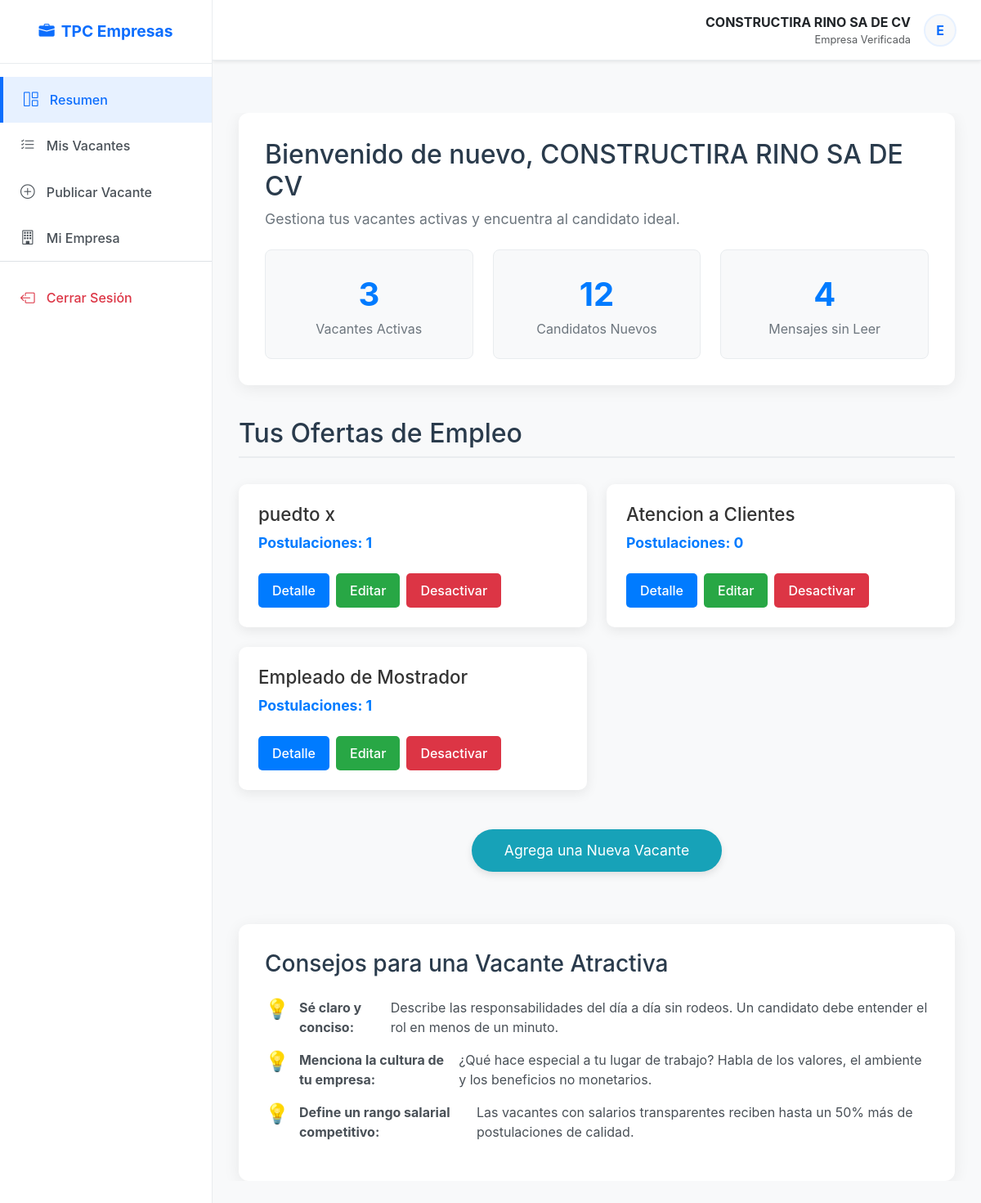
Page /empresas/ (signed in) on the earlier database version.
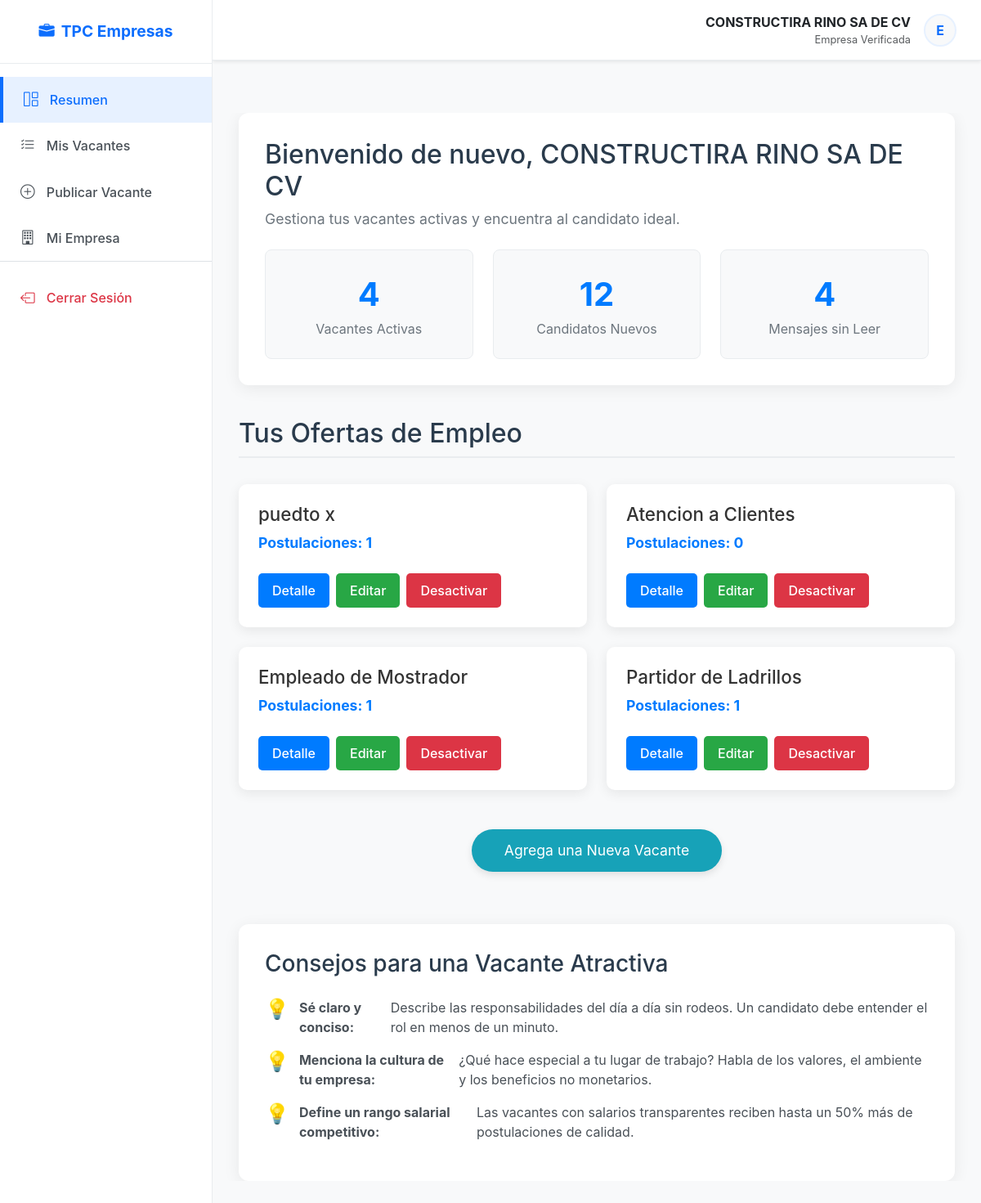
Same page on the later database version.
### aplicaciones/empresas/models.py (models this page shows)
class Vacante(models.Model):
    nombre_puesto = models.CharField(max_length=100, null=False, blank=False)
    area_ocupacion = models.IntegerField(null=True, blank=True)
    tiempo_experiencia = models.CharField(max_length=100, null=False, blank=False, default='0')
    escolaridad_minima = models.CharField(max_length=100, null=False, blank=False, default='22')
    descripcion = models.TextField(null=False, blank=False, default='Descripción del puesto.')
    requisitos = models.TextField(null=False, blank=False, default='Requisitos del puesto.')
    prestaciones = models.TextField(null=False, blank=False, default='Prestaciones del puesto.')
    salario = models.DecimalField(max_digits=10, decimal_places=2, null=False, blank=True)
    ubicacion = models.CharField(max_length=200)
    horario = models.CharField(max_length=100)
    tipo_contrato = models.CharField(max_length=100)
    etiquetas = models.TextField(null=True, blank=True)
    fecha_publicacion = models.DateField(auto_now_add=True)
    empresa = models.ForeignKey(Empresa, on_delete=models.CASCADE, null=True)
    activa = models.BooleanField(default=True)
    postulaciones_count = models.IntegerField(default=0)
    def __str__(self):
        return self.nombre_puesto

### aplicaciones/general/decorators.py (the view)
    def wrapper_func(request, *args, **kwargs):
        if not request.user.is_authenticated:
            return redirect('login')
        if hasattr(request.user, 'empresa'):
            return view_func(request, *args, **kwargs)
        else:
            messages.warning(request, "Esta sección es solo para reclutadores.")
            return redirect('home_t') # Redirigir a SU zona

### aplicaciones/empresas/views.py (called while the page is built)
@empresa_required
def home(request):
    if request.user.is_anonymous == False:
        empresa = Empresa.objects.get(usuario_id= request.user.id)
        vacantes = Vacante.objects.filter(empresa_id = empresa.id)
        vacantes_activas = vacantes.filter(activa=True)
        context = {
            'vacantes': vacantes,
            'vacantes_a': vacantes_activas,
            'empresa' : empresa
        }
        print(request.user.id)
        print(vacantes)
        return render(request, 'home.html', context)
    else:
        print('Debes iniciar sesion primero')
        messages.error(request, 'Debes iniciar sesión primero para ver tus vacantes.')
        return redirect('signin')

### aplicaciones/empresas/templates/home.html (shortened to what this page needs)
{% extends 'marco.html' %}
{% block content %}
<div class="main-container">
    <section class="header-section">
        <div class="welcome-message">
            <h1>Bienvenido de nuevo, {{empresa.nombre}} </h1>
            <p>Gestiona tus vacantes activas y encuentra al candidato ideal.</p>
        </div>
        <div class="dashboard-stats">
            <div class="stat-box">
                <div class="number">{{ vacantes_a.count }}</div>
                <div class="label">Vacantes Activas</div>
            </div>
            <div class="stat-box">
                <div class="number">12</div> <div class="label">Candidatos Nuevos</div>
            </div>
            <div class="stat-box">
                <div class="number">4</div> <div class="label">Mensajes sin Leer</div>
            </div>
        </div>
    </section>
    <h2 class="vacantes-title">Tus Ofertas de Empleo</h2>
    {% if vacantes_a %}
        <div class="vacantes-container">
            {% for vacante in vacantes_a %}
            <div class="vacante-card">
                <div>
                    <h3 class="card-title">{{ vacante.nombre_puesto }}</h3>
                    <div class="card-salario"> Postulaciones: {{vacante.postulaciones_count}} </div>
                </div>
                <div class="card-actions">
                    <a href="/empresas/detalle-vacante/{{vacante.id}}" class="btn btn-detalle">Detalle</a>
                    <a href="/empresas/editar-vacante/{{vacante.id}}" class="btn btn-editar">Editar</a>
                    <a href="{% url 'status_change' vacante.id %}" class="btn btn-desactivar">Desactivar</a>
                </div>
            </div>
            {% endfor %}
        </div>
    {% else %}
        <div class="empty-state">
            <h2>Aún no tienes vacantes activas</h2>
            <p>¡No esperes más! Publica tu primera oferta y llega a miles de profesionales.</p>
        </div>
    {% endif %}
    <a href="/empresas/agregar-vacante/" class="btn-agregar">Agrega una Nueva Vacante</a>
    <section class="aux-content">
        <h3>Consejos para una Vacante Atractiva</h3>
        <ul class="tips-list">
            <li><strong>Sé claro y conciso:</strong> Describe las responsabilidades del día a día sin rodeos. Un candidato debe entender el rol en menos de un minuto.</li>
            <li><strong>Menciona la cultura de tu empresa:</strong> ¿Qué hace especial a tu lugar de trabajo? Habla de los valores, el ambiente y los beneficios no monetarios.</li>
            <li><strong>Define un rango salarial competitivo:</strong> Las vacantes con salarios transparentes reciben hasta un 50% más de postulaciones de calidad.</li>
        </ul>
    </section>
</div>
{% endblock %}

Differences in the rows shown:
added Vacante: nombre_puesto "Partidor de Ladrillos", postulaciones_count "1"
Other differences:
{{ vacantes_a.count }}: "3" → "4"
